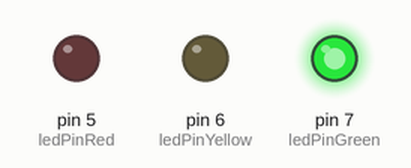
The sketch below on a simulated Arduino Uno, built with avr-gcc and run on an emulated ATmega328P. Parts: output pins drawn as LEDs (lit = HIGH). What the sketch prints to the serial monitor is not drawn.

Above: at 1.0 s.
At 4.0 s:
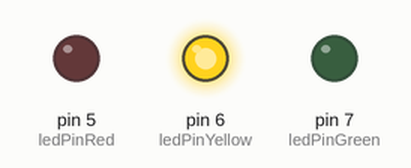
At 6.7 s:
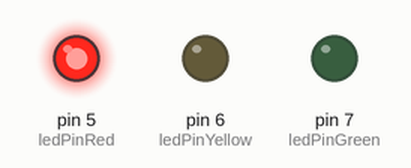
At 9.2 s:
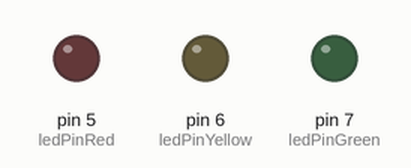
Timing chart, 0 to 12.4 s (numbered marks = the images above):
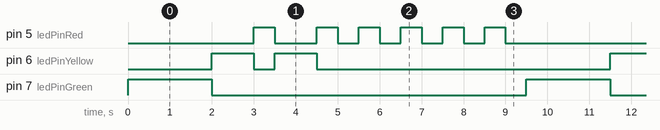

Measured:
- by itself, pin 5 (ledPinRed): repeats every 9.5 s: LOW 1.0 s, 4 × (HIGH 0.50 s, LOW 0.50 s), HIGH 0.50 s, LOW 3.5 s, HIGH 0.50 s
- by itself, pin 6 (ledPinYellow): repeats every 9.5 s: LOW 0.50 s, HIGH 1.0 s, LOW 7.0 s, HIGH 1.0 s
- by itself, pin 7 (ledPinGreen): alternates HIGH for 2.0 s and LOW for 7.5 s

The sketch:

lightlab1.ino
```cpp
int ledPinGreen = 7;
int ledPinYellow = 6;
int ledPinRed = 5;
int pedG = 6;
int pedR = 5;
int buttonA = 2;
int incomingByte = 0;
bool mode = true;


void setup() {
  // put your setup code here, to run once:
  pinMode(ledPinGreen, OUTPUT);
  pinMode(ledPinRed, OUTPUT);
  pinMode(ledPinYellow, OUTPUT);
  pinMode(pedR, OUTPUT);
  pinMode(pedG, OUTPUT);
  pinMode(buttonA, INPUT);
  Serial.begin(9600);
}

void normal_mode()
{
   // GREEN LIGHT
  digitalWrite(ledPinRed, LOW);
  digitalWrite(ledPinGreen, HIGH);
  delay(2000);
  digitalWrite(ledPinGreen, LOW);

  // YELLOW LIGHT
  digitalWrite(ledPinYellow, HIGH);
  delay(1000);
  digitalWrite(ledPinYellow, LOW);

  // RED LIGHT
  digitalWrite(ledPinRed, HIGH);
  delay(500);


// PEDESTRIAN LIGHTS
  digitalWrite(pedG,HIGH);
  digitalWrite(pedR,LOW);
  delay(1000);
  digitalWrite(pedG,LOW);
// red flash
  int flashes = 5;
  //tone(10, 0);
  //digitalWrite(pedG,HIGH);
  for(int i=0; i<flashes; i++)
  {
    digitalWrite(pedR, HIGH);
    delay(500);
    digitalWrite(pedR, LOW);
    delay(500);
  }
  digitalWrite(pedR, HIGH);
}

void flash_mode()
{
    digitalWrite(ledPinYellow, HIGH);
    delay(250);
    digitalWrite(ledPinYellow, LOW);
    delay(250);
}

void loop() {
  // put your main code here, to run repeatedly:

  if (mode)
  {
    normal_mode();
  }
  else
  {
    flash_mode();
  }
  // send data only when you receive data:
        if (Serial.available() > 0)
        {
                // read the incoming byte:
                incomingByte = Serial.read();
                if (incomingByte)
                {
                  mode = false;
                }

//                // say what you got:
//                Serial.print("I received: ");
//                Serial.println(incomingByte, DEC);
        }

  // send to pi
   Serial.write(45);


 }
```
